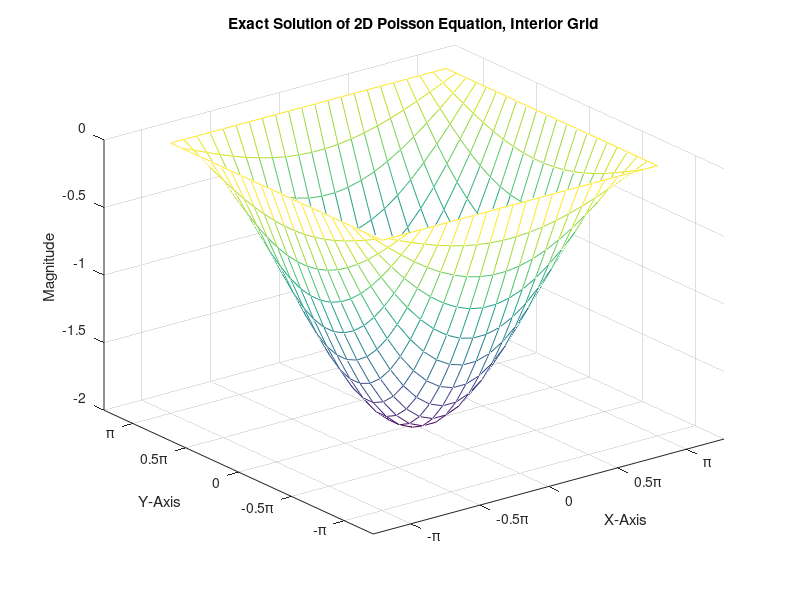
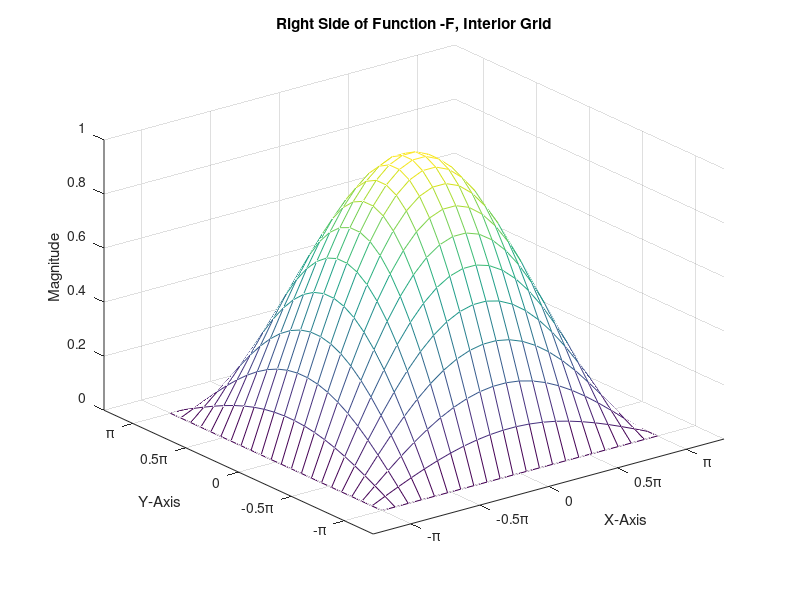
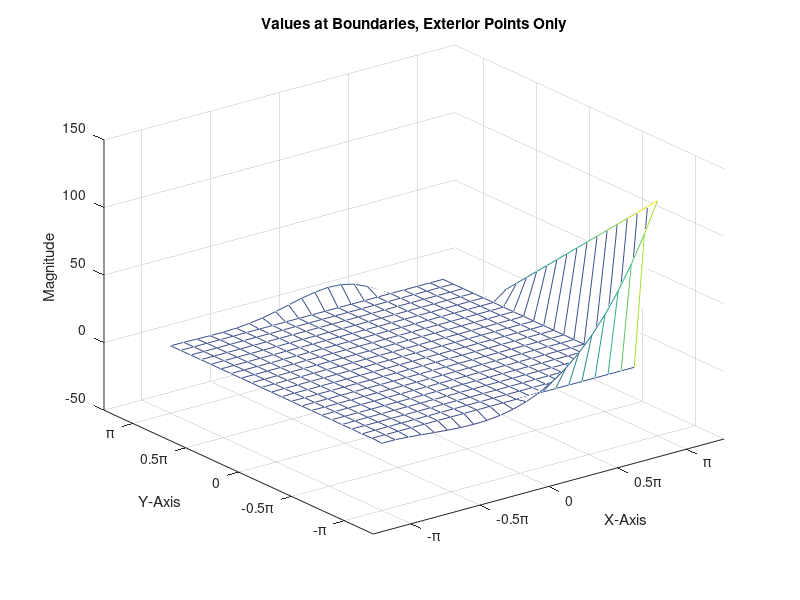
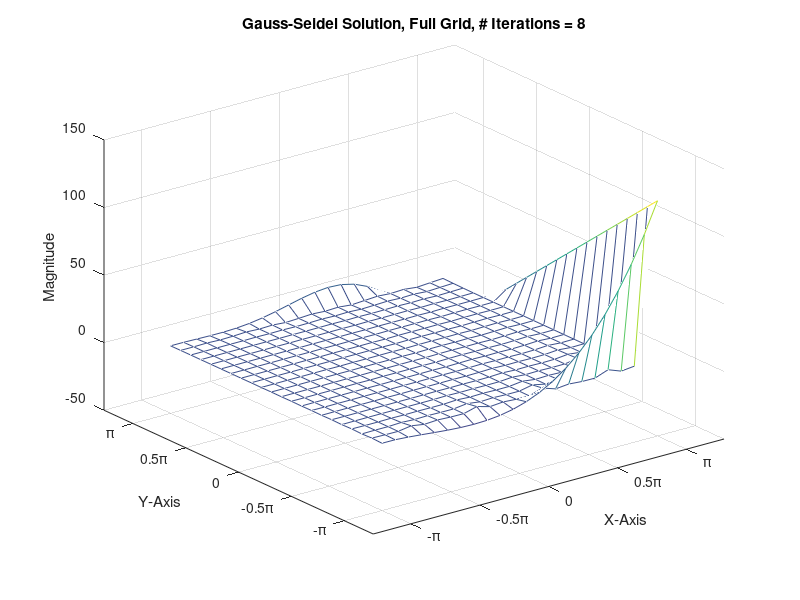

Reproduce these figures in MATLAB, in order.
clear all 
close all
clc
%Daniel Brooker
%Scientific Computing
%Final Project Part A

%2D Poisson Equation
%PARAMETERS
Lx = 2*pi;
Ly = 2*pi;
nodes = 20;
totptx = nodes + 2;
totpty = nodes + 2;
nodex = 1:totptx;
nodey = 1:totpty;
deltax = Lx/(nodes+1);
deltay = Ly/(nodes+1);
x = -pi:deltax:pi;
y = transpose(-pi:deltay:pi);

F = zeros(totpty, totptx);
gridxy = zeros(totpty,totptx);
uexact = zeros(totpty,totptx);
disc = zeros(totpty,totptx);
newd = zeros(totpty,totptx);


%BOUNDARY CONDITIONS
%Side 1: y = -pi, x
for n = 1:totptx
    side1(1,n) = x(n)*((x(n)+pi).^2);
end
gridxy(1,:) = side1;

%Side 2: y, x = pi 
for n = 1:totpty
    side2(n,1) = (4*pi^3)+(((y(n)+pi)/(2*pi))*((-4*pi^2)-(4*pi^3)));
end
gridxy(:,totptx) = side2;

%Side 3: y = pi, x
for n = 1:totptx
    side3(1,n) = ((x(n)+pi).^2)*cos(-x(n));
end
gridxy(totpty,:) = side3;

%Side 4: y, du/dx = 0 
%Need a ghost grid for Neumann boundary condition
ghost = zeros(totpty+2,totptx+2);
ghost(2:totpty+1,2:totptx+1) = gridxy; 

%Five-Point scheme
for p = 2:totpty+1
   ghost(p,2) = (((ghost(p+1,2)-ghost(p-1,2))/(2*deltay))+((ghost(p,3)-ghost(p,1))/(2*deltax)))/2;
end
gridxy = ghost(2:totpty+1,2:totptx+1);
bound = gridxy;
disp('Boudary Values')
disp(bound)
%% 

%EXACT SOLUTION
%uexact = -2*cos(0.5*x)*cos(0.5*y)

for m = 1:totptx
    for n = 1:totpty
        uexact(n,m) = -2*(cos(0.5*((x(m)))))*(cos(0.5*(y(n))));
    end
end
uexact;
disp('Exact Values of U')
disp(uexact)

%% 

%RIGHT HAND SIDE
%-F = cos(0.5*x)*cos(0.5*y)
for nodex = 1:totptx
    for nodey = 1:totpty
        F(nodey,nodex) = (cos(0.5*(((nodex-1)*deltax)-pi)))*(cos(0.5*(((nodey-1)*deltay)-pi)));
    end
end
negF = F;
disp('Values of -F')
disp(negF)
%% 

%DISCRETIZATION AND MATRICES FOR LINEAR EQUATIONS
%Equation will be of form AU=F 

%Matrix A
A = zeros((nodes.^2),(nodes.^2));
r = 1;
c = 1;
for c = (nodes+1):(nodes^2)  
    if c == r+nodes
        A(r,c) = -1;    
    end
    r = r+1;
    c = c+1;
end
r = 1;
c = 1;
for r = (nodes+1):(nodes^2)  
    if r == c+nodes
        A(r,c) = -1;    
    end
    r = r+1;
    c = c+1;
end
r = 1;
c = 1;
for r = 1:(nodes^2)  
    if r == c
        A(r,c) = 4;    
    end
    r = r+1;
    c = c+1;
end
r = 1;
c = 1;
for r = 1:(nodes^2)  
    if r == c
        if rem(r,nodes) ~= 0
            A(r+1,c) = -1;   
            A(r,c+1) = -1;
        end
    r = r+1;
    c = c+1;
    end
end
A;

%Matrix U
U = zeros(nodes^2,1);
Ftall = zeros(nodes^2,1);

%Add boundary values to F
%Note that there were no contributions from left boundary side since 
%the derivative with respect to x is zero there. 
F(2,2) = F(2,2)+gridxy(1,2);
F(nodes+1,2) = F(nodes+1,2)+gridxy(nodes+2,2);
F(2,nodes+1) = F(2,nodes+1)+gridxy(1,nodes+1)+gridxy(2,nodes+2); 
F(nodes+1,nodes+1) = F(nodes+1,nodes+1)+gridxy(nodes+2,nodes+1)+gridxy(nodes+1,nodes+2);
for m = 3:nodes
    F(2,m)= F(2,m)+gridxy(1,m);
end
for n = 3:nodes
    F(nodes+1,n) = F(nodes+1,n)+gridxy(nodes+2,n);
end
for p = 3:nodes
    F(p,nodes+1) = F(p,nodes+1)+gridxy(p,nodes+2);
end

%Change F to single column
r = 2;
c = 2;
z = 0;
for c = 2:totptx-1
    for  r = 2:totpty-1
       Ftall(r-1+z)= F(r,c);
    end
    z = z+nodes;
end

%Multiply F by h squared
hsquare = deltax*deltay;
Ftall = Ftall*hsquare;
%% 

%GAUSSIAN ELIMINATION
[L,up] = lu(A);
U1 = up \ (L \ Ftall);
uapp1 = reshape(U1, [], nodes);
mesh(uapp1)
title('Grid Interior, Gauss Elimination')

%Fill grid interior
for q = 1:nodes
    gridxy(2:nodes+1,q+1) = uapp1(1:nodes,q);
end
GE = gridxy;
%% 

%GAUSS-SEIDEL METHOD
U2 = zeros(nodes^2,1);
ref = zeros(nodes^2,1);
%Pick number of iterations
final = 8;
for it = 1:final
    ref = U2;
    for m = 1:nodes^2
        e = 1:nodes^2;
        e(m)= [];
        new = U2;
        new(m) = [];
        U2(m) = (Ftall(m) - sum(A(m,e)*new))/A(m,m);
    end
    Usol(:,it) = U2;
end
Usol = reshape(Usol, [], nodes);

%Fill grid interior
for p = 1:nodes
    gridxy(2:nodes+1,p+1) = Usol(1:nodes,p);
end
GS = gridxy;
%% 


%COMPARISON OF GRAPHS
%Exact Solution Plot
mesh(y,x,uexact);
xticks([-pi -0.5*pi 0 0.5*pi pi 2*pi])
xticklabels({'-\pi','-0.5\pi','0','0.5\pi','\pi'})
xlabel('X-Axis')
yticks([-pi -0.5*pi 0 0.5*pi pi 2*pi])
yticklabels({'-\pi','-0.5\pi','0','0.5\pi','\pi'})
ylabel('Y-Axis')
zlabel('Magnitude')
title('Exact Solution of 2D Poisson Equation, Interior Grid')

%% 
figure
%Right Side Function Plot
mesh(y,x,negF);
xticks([-pi -0.5*pi 0 0.5*pi pi 2*pi])
xticklabels({'-\pi','-0.5\pi','0','0.5\pi','\pi'})
xlabel('X-Axis')
yticks([-pi -0.5*pi 0 0.5*pi pi 2*pi])
yticklabels({'-\pi','-0.5\pi','0','0.5\pi','\pi'})
ylabel('Y-Axis')
zlabel('Magnitude')
title('Right Side of Function -F, Interior Grid')

%% 
figure
%Boundary Values
mesh(y,x,bound);
xticks([-pi -0.5*pi 0 0.5*pi pi 2*pi])
xticklabels({'-\pi','-0.5\pi','0','0.5\pi','\pi'})
xlabel('X-Axis')
yticks([-pi -0.5*pi 0 0.5*pi pi 2*pi])
yticklabels({'-\pi','-0.5\pi','0','0.5\pi','\pi'})
ylabel('Y-Axis')
zlabel('Magnitude')
title('Values at Boundaries, Exterior Points Only')
figure
%% 

%Gaussian Elimination Plot
mesh(y,x,GE)
title('Gaussian Elimination Solution, Full Grid') 
xticks([-pi -0.5*pi 0 0.5*pi pi 2*pi])
xticklabels({'-\pi','-0.5\pi','0','0.5\pi','\pi'})
xlabel('X-Axis')
yticks([-pi -0.5*pi 0 0.5*pi pi 2*pi])
yticklabels({'-\pi','-0.5\pi','0','0.5\pi','\pi'})
ylabel('Y-Axis')
zlabel('Magnitude')

%% 

%Gauss-Seidel Plot
mesh(x,y,GS)
xticks([-pi -0.5*pi 0 0.5*pi pi 2*pi])
xticklabels({'-\pi','-0.5\pi','0','0.5\pi','\pi'})
xlabel('X-Axis')
yticks([-pi -0.5*pi 0 0.5*pi pi 2*pi])
yticklabels({'-\pi','-0.5\pi','0','0.5\pi','\pi'})
ylabel('Y-Axis')
zlabel('Magnitude')
title(['Gauss-Seidel Solution, Full Grid, # Iterations = ',num2str(final)]) 

%% 
 
close all
clc
%ERROR CALCULATIONS
%Full grid

%Gauss-Elimination Average Error
r1 = (GE(:,:).^2)-(uexact(:,:).^2);
err1 = (abs(r1)).^(0.5);
avgerr1 = mean(mean(err1)) - mean(mean(uexact));
disp('Gauss-Elimination Average Error is:')
disp(avgerr1)

%Gauss-Elimination Max Error
%Note: max error occurs at boundary side 2.
a1 = (GE(:,:).^2)-(uexact(:,:).^2);
aerr = (abs(a1)).^(0.5);
maxaerr = max(aerr(:));
disp('Gauss-Elimination Max Error is:')
disp(maxaerr)

%Gauss-Seidel Average Error
r2 = (GS(:,:).^2)-(uexact(:,:).^2);
err2 = (abs(r2)).^(0.5);
avgerr2 = mean(mean(err2)) - mean(mean(uexact));
disp('Gauss-Seidel Average Error is:')
disp(avgerr2)

%Gauss-Seidel Max Error
%Note: max error occurs at boundary side 2.
b1 = (GS(:,:).^2)-(uexact(:,:).^2);
berr = (abs(b1)).^(0.5);
maxberr = max(aerr(:));
disp('Gauss-Seidel Max Error is:')
disp(maxberr)



